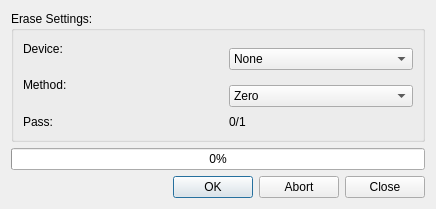
<?xml version="1.0" encoding="UTF-8"?>
<ui version="4.0">
 <class>Dialog</class>
 <widget class="QDialog" name="Dialog">
  <property name="geometry">
   <rect>
    <x>0</x>
    <y>0</y>
    <width>436</width>
    <height>209</height>
   </rect>
  </property>
  <property name="windowTitle">
   <string>Secure Erase</string>
  </property>
  <property name="windowIcon">
   <iconset>
    <normaloff>../icons/icon.png</normaloff>../icons/icon.png</iconset>
  </property>
  <layout class="QGridLayout" name="gridLayout_2">
   <item row="0" column="0">
    <widget class="QGroupBox" name="groupBox">
     <property name="title">
      <string>Erase Settings:</string>
     </property>
     <layout class="QGridLayout" name="gridLayout" columnminimumwidth="200,0">
      <item row="0" column="0">
       <widget class="QLabel" name="labelDevice">
        <property name="text">
         <string>Device:</string>
        </property>
       </widget>
      </item>
      <item row="0" column="1" rowspan="2">
       <widget class="QComboBox" name="comboDevice">
        <item>
         <property name="text">
          <string>None</string>
         </property>
        </item>
       </widget>
      </item>
      <item row="1" column="0" rowspan="2">
       <widget class="QLabel" name="labelMethod">
        <property name="text">
         <string>Method:</string>
        </property>
       </widget>
      </item>
      <item row="2" column="1">
       <widget class="QComboBox" name="comboMethod">
        <item>
         <property name="text">
          <string>Zero</string>
         </property>
        </item>
        <item>
         <property name="text">
          <string>NSA 130-2</string>
         </property>
        </item>
        <item>
         <property name="text">
          <string>Ghost</string>
         </property>
        </item>
        <item>
         <property name="text">
          <string>HMG IS 5</string>
         </property>
        </item>
        <item>
         <property name="text">
          <string>DoD 5220.22-M (E)</string>
         </property>
        </item>
        <item>
         <property name="text">
          <string>DoD 5220.22-M (ECE)</string>
         </property>
        </item>
        <item>
         <property name="text">
          <string>OPS II</string>
         </property>
        </item>
        <item>
         <property name="text">
          <string>VSITR</string>
         </property>
        </item>
        <item>
         <property name="text">
          <string>Schneier</string>
         </property>
        </item>
        <item>
         <property name="text">
          <string>Gutman Method</string>
         </property>
        </item>
       </widget>
      </item>
      <item row="3" column="0">
       <widget class="QLabel" name="labelStrength">
        <property name="text">
         <string>Pass:</string>
        </property>
       </widget>
      </item>
      <item row="3" column="1">
       <widget class="QLabel" name="labelPasses">
        <property name="text">
         <string>0/1</string>
        </property>
       </widget>
      </item>
     </layout>
    </widget>
   </item>
   <item row="1" column="0">
    <widget class="QProgressBar" name="progressBar">
     <property name="value">
      <number>0</number>
     </property>
    </widget>
   </item>
   <item row="2" column="0">
    <widget class="QDialogButtonBox" name="buttonBox">
     <property name="orientation">
      <enum>Qt::Horizontal</enum>
     </property>
     <property name="standardButtons">
      <set>QDialogButtonBox::Abort|QDialogButtonBox::Close|QDialogButtonBox::Ok</set>
     </property>
    </widget>
   </item>
  </layout>
 </widget>
 <resources/>
 <connections/>
</ui>
